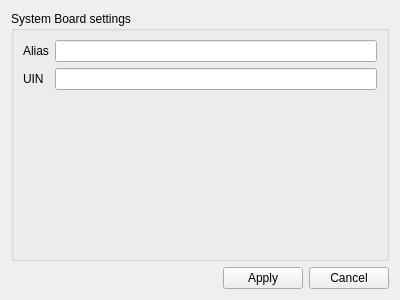
<?xml version="1.0" encoding="UTF-8"?>
<ui version="4.0">
 <class>SystemBoardManager</class>
 <widget class="QWidget" name="SystemBoardManager">
  <property name="geometry">
   <rect>
    <x>0</x>
    <y>0</y>
    <width>400</width>
    <height>300</height>
   </rect>
  </property>
  <property name="windowTitle">
   <string>Form</string>
  </property>
  <layout class="QGridLayout" name="gridLayout">
   <item row="1" column="0">
    <layout class="QHBoxLayout" name="horizontalLayout">
     <item>
      <spacer name="horizontalSpacer">
       <property name="orientation">
        <enum>Qt::Horizontal</enum>
       </property>
       <property name="sizeHint" stdset="0">
        <size>
         <width>40</width>
         <height>20</height>
        </size>
       </property>
      </spacer>
     </item>
     <item>
      <widget class="QPushButton" name="btn_apply">
       <property name="text">
        <string>Apply</string>
       </property>
      </widget>
     </item>
     <item>
      <widget class="QPushButton" name="btn_cancel">
       <property name="text">
        <string>Cancel</string>
       </property>
      </widget>
     </item>
    </layout>
   </item>
   <item row="0" column="0">
    <widget class="QGroupBox" name="groupBox">
     <property name="title">
      <string>System Board settings</string>
     </property>
     <layout class="QGridLayout" name="gridLayout_2">
      <item row="1" column="0">
       <widget class="QLabel" name="label_2">
        <property name="text">
         <string>UIN</string>
        </property>
       </widget>
      </item>
      <item row="0" column="0">
       <widget class="QLabel" name="label">
        <property name="text">
         <string>Alias</string>
        </property>
       </widget>
      </item>
      <item row="1" column="1">
       <widget class="QLineEdit" name="le_uin"/>
      </item>
      <item row="2" column="1">
       <spacer name="verticalSpacer">
        <property name="orientation">
         <enum>Qt::Vertical</enum>
        </property>
        <property name="sizeHint" stdset="0">
         <size>
          <width>20</width>
          <height>40</height>
         </size>
        </property>
       </spacer>
      </item>
      <item row="0" column="1">
       <widget class="QLineEdit" name="le_alias"/>
      </item>
     </layout>
    </widget>
   </item>
  </layout>
 </widget>
 <tabstops>
  <tabstop>le_alias</tabstop>
  <tabstop>le_uin</tabstop>
  <tabstop>btn_apply</tabstop>
  <tabstop>btn_cancel</tabstop>
 </tabstops>
 <resources/>
 <connections/>
</ui>
